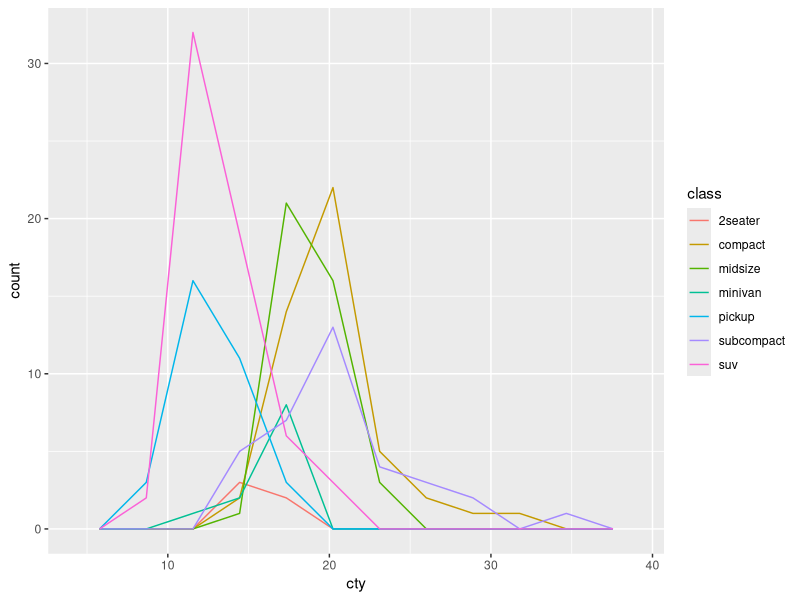
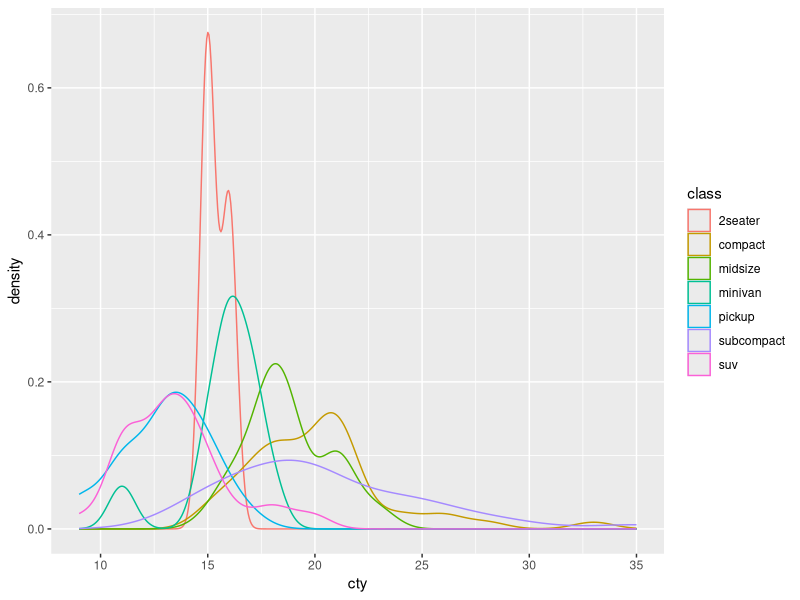
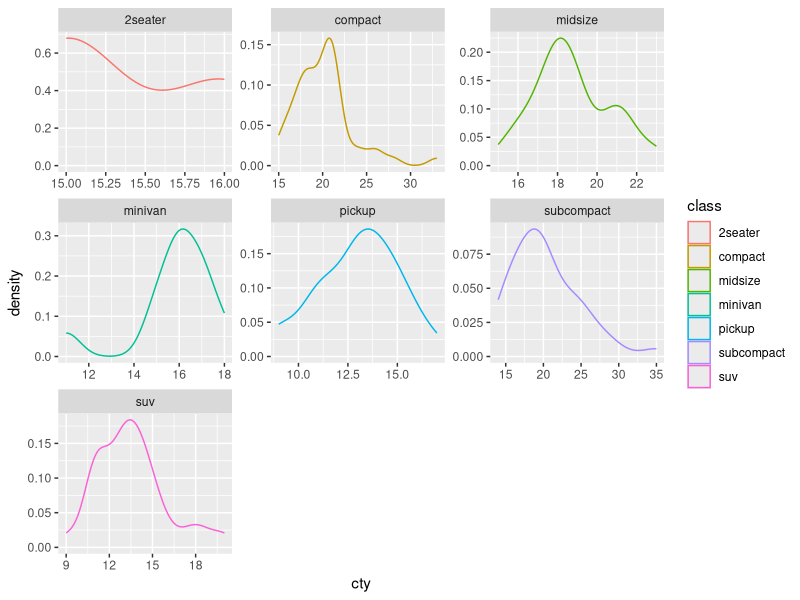
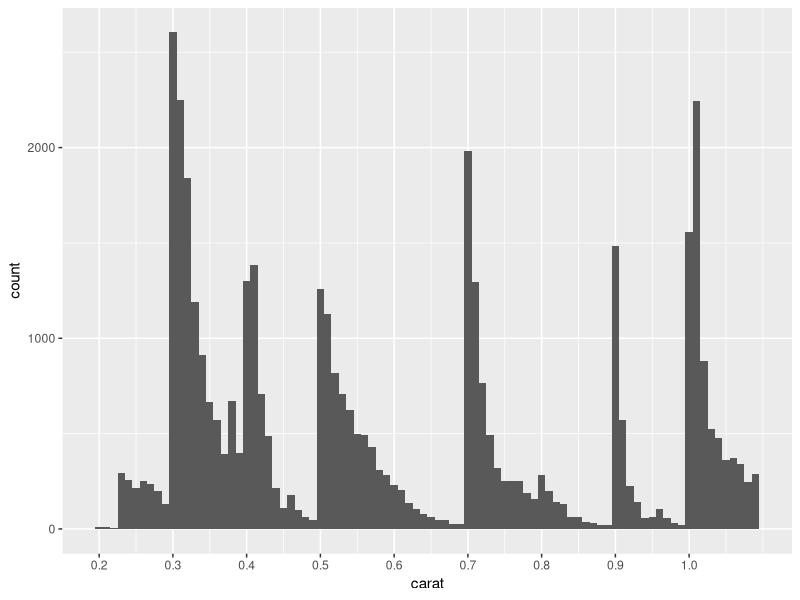

R code for these plots, in order:
## ---- chunk 1
# knitr options
knitr::opts_chunk$set(echo = TRUE)
## ---- chunk 2
library(tidyverse)

## ---- chunk 3
## NOTE: No need to modify
mpg %>%
  ggplot(aes(cty, color = class)) +
  geom_freqpoly(bins = 10)
## ---- chunk 4
## NOTE: No need to modify
mpg %>%
  ggplot(aes(cty, color = class)) +
  geom_density()
## ---- chunk 5
mpg %>%
  ggplot(aes(cty, color = class)) +
  geom_density() +
  facet_wrap(vars(class), scales = "free")
## ---- chunk 6
## TODO: Run this chunk; play with differnet bin widths
diamonds %>%
  filter(carat < 1.1) %>%

  ggplot(aes(carat)) +
  geom_histogram(binwidth = 0.01, boundary = 0.005) +
  scale_x_continuous(
    breaks = seq(0, 1, by = 0.1)

  )
